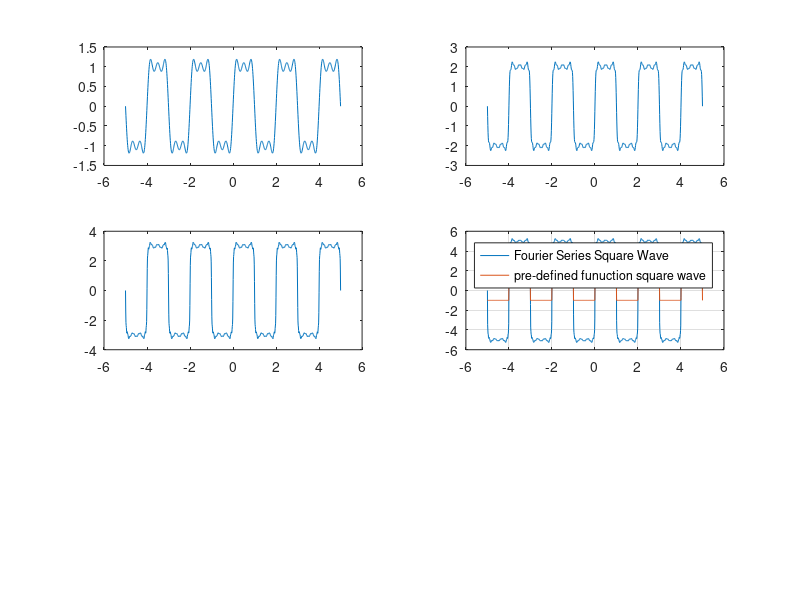

Write MATLAB code to recreate this figure.
% Oluwatimileyin Olaosebikan , C00422558
% HW3 , Problem 3
% 7th October 2019 , Fall 2019
clc, clear;

t=linspace(-5,5,1000); 

y=zeros(1,1000);
% First 3 harmonics
i=1; 
while i<=3
    y=y+(4/(pi*(2*i-1)))*sin((2*i-1)*pi*t);
    i=i+1;
end 
subplot(3,2,1);
plot(t,y);
% First 10 harmonics
i=1; 
while i<=10
    y=y+(4/(pi*(2*i-1)))*sin((2*i-1)*pi*t);
    i=i+1;
end 
subplot(3,2,2);
plot(t,y);
% First 25 harmonics
i=1; 
while i<=25
    y=y+(4/(pi*(2*i-1)))*sin((2*i-1)*pi*t);
    i=i+1;
end 
subplot(3,2,3);
plot(t,y);
% First 50 harmonics
i=1; 
while i<=50 
    y=y+(4/(pi*(2*i-1)))*sin((2*i-1)*pi*t);
    i=i+1;
end 
subplot(3,2,4);
plot(t,y);

i=1; 
while i<=100 
    y=y+(4/(pi*(2*i-1)))*sin((2*i-1)*pi*t);
    i=i+1;
end 

plot(t,y); 

grid;
hold; 

plot(t,square(t*pi)); 

legend('Fourier Series Square Wave','pre-defined funuction square wave')